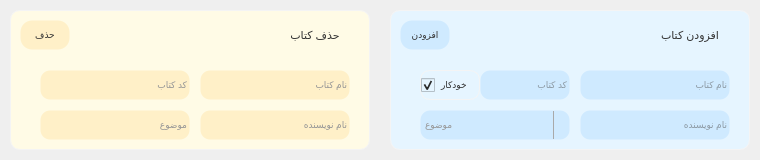
  <widget class="QFrame" name="frame_quick_acc">
   <property name="geometry">
    <rect>
     <x>20</x>
     <y>530</y>
     <width>760</width>
     <height>160</height>
    </rect>
   </property>
   <property name="styleSheet">
    <string notr="true">border-width:0px;
border-style:solid;
border-radius: 10px;
border-color: rgb(255, 255, 255);
color: rgb(50, 50, 50);</string>
   </property>
   <property name="frameShape">
    <enum>QFrame::StyledPanel</enum>
   </property>
   <property name="frameShadow">
    <enum>QFrame::Raised</enum>
   </property>
   <widget class="QFrame" name="frame_comp2">
    <property name="geometry">
     <rect>
      <x>10</x>
      <y>10</y>
      <width>360</width>
      <height>140</height>
     </rect>
    </property>
    <property name="cursor">
     <cursorShape>ArrowCursor</cursorShape>
    </property>
    <property name="styleSheet">
     <string notr="true">border-width:1px;
border-style:solid;
border-radius: 10px;
border-color: rgb(244, 244, 244);
background-color: rgb(255, 251, 230);</string>
    </property>
    <property name="frameShape">
     <enum>QFrame::NoFrame</enum>
    </property>
    <property name="frameShadow">
     <enum>QFrame::Raised</enum>
    </property>
    <widget class="QLabel" name="lbl_comp2_title">
     <property name="geometry">
      <rect>
       <x>260</x>
       <y>10</y>
       <width>90</width>
       <height>30</height>
      </rect>
     </property>
     <property name="font">
      <font>
       <pointsize>8</pointsize>
      </font>
     </property>
     <property name="styleSheet">
      <string notr="true">border-color: rgba(0, 0, 0,0);
background-color: rgba(0, 0, 0, 0);
color: rgb(50, 50, 50);</string>
     </property>
     <property name="text">
      <string>حذف کتاب</string>
     </property>
     <property name="alignment">
      <set>Qt::AlignCenter</set>
     </property>
    </widget>
    <widget class="QLabel" name="lbl_delBook_title">
     <property name="geometry">
      <rect>
       <x>190</x>
       <y>60</y>
       <width>150</width>
       <height>30</height>
      </rect>
     </property>
     <property name="font">
      <font>
       <pointsize>7</pointsize>
      </font>
     </property>
     <property name="layoutDirection">
      <enum>Qt::LeftToRight</enum>
     </property>
     <property name="styleSheet">
      <string notr="true">color: rgb(50, 50, 50);
color: rgb(150, 150, 150);
border-color: rgba(0, 0, 0, 0);
background-color: rgb(255, 240, 200);</string>
     </property>
     <property name="text">
      <string>نام کتاب</string>
     </property>
     <property name="alignment">
      <set>Qt::AlignLeading|Qt::AlignLeft|Qt::AlignVCenter</set>
     </property>
    </widget>
    <widget class="QLabel" name="lbl_delBook_author">
     <property name="geometry">
      <rect>
       <x>190</x>
       <y>100</y>
       <width>150</width>
       <height>30</height>
      </rect>
     </property>
     <property name="font">
      <font>
       <pointsize>7</pointsize>
      </font>
     </property>
     <property name="layoutDirection">
      <enum>Qt::LeftToRight</enum>
     </property>
     <property name="styleSheet">
      <string notr="true">color: rgb(50, 50, 50);
color: rgb(150, 150, 150);
border-color: rgba(0, 0, 0, 0);
background-color: rgb(255, 240, 200);</string>
     </property>
     <property name="text">
      <string>نام نویسنده</string>
     </property>
     <property name="alignment">
      <set>Qt::AlignLeading|Qt::AlignLeft|Qt::AlignVCenter</set>
     </property>
    </widget>
    <widget class="QLabel" name="lbl_delBook_category">
     <property name="geometry">
      <rect>
       <x>30</x>
       <y>100</y>
       <width>150</width>
       <height>30</height>
      </rect>
     </property>
     <property name="font">
      <font>
       <pointsize>7</pointsize>
      </font>
     </property>
     <property name="layoutDirection">
      <enum>Qt::LeftToRight</enum>
     </property>
     <property name="styleSheet">
      <string notr="true">color: rgb(50, 50, 50);
color: rgb(150, 150, 150);
border-color: rgba(0, 0, 0, 0);
background-color: rgb(255, 240, 200);</string>
     </property>
     <property name="text">
      <string>موضوع</string>
     </property>
     <property name="alignment">
      <set>Qt::AlignLeading|Qt::AlignLeft|Qt::AlignVCenter</set>
     </property>
    </widget>
    <widget class="QLabel" name="lbl_delBook_book_code">
     <property name="geometry">
      <rect>
       <x>30</x>
       <y>60</y>
       <width>150</width>
       <height>30</height>
      </rect>
     </property>
     <property name="font">
      <font>
       <pointsize>7</pointsize>
      </font>
     </property>
     <property name="layoutDirection">
      <enum>Qt::LeftToRight</enum>
     </property>
     <property name="styleSheet">
      <string notr="true">color: rgb(50, 50, 50);
color: rgb(150, 150, 150);
border-color: rgba(0, 0, 0, 0);
background-color: rgb(255, 240, 200);</string>
     </property>
     <property name="text">
      <string>کد کتاب</string>
     </property>
     <property name="alignment">
      <set>Qt::AlignLeading|Qt::AlignLeft|Qt::AlignVCenter</set>
     </property>
    </widget>
    <widget class="QPushButton" name="btn_delBook_submit">
     <property name="geometry">
      <rect>
       <x>10</x>
       <y>10</y>
       <width>50</width>
       <height>30</height>
      </rect>
     </property>
     <property name="font">
      <font>
       <pointsize>7</pointsize>
      </font>
     </property>
     <property name="cursor">
      <cursorShape>PointingHandCursor</cursorShape>
     </property>
     <property name="focusPolicy">
      <enum>Qt::NoFocus</enum>
     </property>
     <property name="styleSheet">
      <string notr="true">/*
border-width:1px;
border-style:solid;
border-radius: 12px;
border-color: rgba(244, 244, 244, 0);
background-color: rgb(225, 225, 225);
color: rgb(50, 50, 50);
*/

QPushButton {
	border-width:1px;
	border-style:solid;
	border-radius: 12px;
	border-color: rgba(244, 244, 244, 0);
	background-color: rgb(255, 240, 200);
	color: rgb(50, 50, 50);
}

QPushButton:pressed {
	background-color: rgb(173, 215, 239);
	
	background-color: rgb(246, 224, 150);
}</string>
     </property>
     <property name="text">
      <string>حذف</string>
     </property>
    </widget>
   </widget>
   <widget class="QFrame" name="frame_comp1">
    <property name="geometry">
     <rect>
      <x>390</x>
      <y>10</y>
      <width>360</width>
      <height>140</height>
     </rect>
    </property>
    <property name="cursor">
     <cursorShape>ArrowCursor</cursorShape>
    </property>
    <property name="styleSheet">
     <string notr="true">border-width:1px;
border-style:solid;
border-radius: 10px;
border-color: rgb(244, 244, 244);
background-color: rgb(230, 245, 255);</string>
    </property>
    <property name="frameShape">
     <enum>QFrame::NoFrame</enum>
    </property>
    <property name="frameShadow">
     <enum>QFrame::Raised</enum>
    </property>
    <widget class="QLabel" name="lbl_comp1_title">
     <property name="geometry">
      <rect>
       <x>250</x>
       <y>10</y>
       <width>100</width>
       <height>30</height>
      </rect>
     </property>
     <property name="font">
      <font>
       <pointsize>8</pointsize>
      </font>
     </property>
     <property name="styleSheet">
      <string notr="true">border-color: rgba(0, 0, 0,0);
background-color: rgba(0, 0, 0, 0);
color: rgb(50, 50, 50);</string>
     </property>
     <property name="text">
      <string>افزودن کتاب</string>
     </property>
     <property name="alignment">
      <set>Qt::AlignCenter</set>
     </property>
    </widget>
    <widget class="QLineEdit" name="input_bookAdd_title">
     <property name="geometry">
      <rect>
       <x>190</x>
       <y>60</y>
       <width>150</width>
       <height>30</height>
      </rect>
     </property>
     <property name="font">
      <font>
       <pointsize>7</pointsize>
      </font>
     </property>
     <property name="mouseTracking">
      <bool>true</bool>
     </property>
     <property name="focusPolicy">
      <enum>Qt::ClickFocus</enum>
     </property>
     <property name="autoFillBackground">
      <bool>false</bool>
     </property>
     <property name="styleSheet">
      <string notr="true">background-color: rgb(233, 233, 233);
color: rgb(75, 75, 75);
border-color: rgba(244, 244, 244, 0);
background-color: rgb(207, 234, 255);</string>
     </property>
     <property name="inputMethodHints">
      <set>Qt::ImhNone</set>
     </property>
     <property name="text">
      <string/>
     </property>
     <property name="frame">
      <bool>false</bool>
     </property>
     <property name="echoMode">
      <enum>QLineEdit::Normal</enum>
     </property>
     <property name="alignment">
      <set>Qt::AlignLeading|Qt::AlignLeft|Qt::AlignVCenter</set>
     </property>
     <property name="dragEnabled">
      <bool>false</bool>
     </property>
     <property name="placeholderText">
      <string>نام کتاب</string>
     </property>
     <property name="cursorMoveStyle">
      <enum>Qt::LogicalMoveStyle</enum>
     </property>
     <property name="clearButtonEnabled">
      <bool>false</bool>
     </property>
    </widget>
    <widget class="QLineEdit" name="input_bookAdd_author">
     <property name="geometry">
      <rect>
       <x>190</x>
       <y>100</y>
       <width>150</width>
       <height>30</height>
      </rect>
     </property>
     <property name="font">
      <font>
       <pointsize>7</pointsize>
      </font>
     </property>
     <property name="mouseTracking">
      <bool>true</bool>
     </property>
     <property name="focusPolicy">
      <enum>Qt::ClickFocus</enum>
     </property>
     <property name="autoFillBackground">
      <bool>false</bool>
     </property>
     <property name="styleSheet">
      <string notr="true">background-color: rgb(233, 233, 233);
color: rgb(75, 75, 75);
border-color: rgba(244, 244, 244, 0);
background-color: rgb(207, 234, 255);</string>
     </property>
     <property name="inputMethodHints">
      <set>Qt::ImhNone</set>
     </property>
     <property name="text">
      <string/>
     </property>
     <property name="frame">
      <bool>false</bool>
     </property>
     <property name="echoMode">
      <enum>QLineEdit::Normal</enum>
     </property>
     <property name="alignment">
      <set>Qt::AlignLeading|Qt::AlignLeft|Qt::AlignVCenter</set>
     </property>
     <property name="dragEnabled">
      <bool>false</bool>
     </property>
     <property name="placeholderText">
      <string>نام نویسنده</string>
     </property>
     <property name="cursorMoveStyle">
      <enum>Qt::LogicalMoveStyle</enum>
     </property>
     <property name="clearButtonEnabled">
      <bool>false</bool>
     </property>
    </widget>
    <widget class="QPushButton" name="btn_bookAdd_submit">
     <property name="geometry">
      <rect>
       <x>10</x>
       <y>10</y>
       <width>50</width>
       <height>30</height>
      </rect>
     </property>
     <property name="font">
      <font>
       <pointsize>7</pointsize>
      </font>
     </property>
     <property name="cursor">
      <cursorShape>PointingHandCursor</cursorShape>
     </property>
     <property name="focusPolicy">
      <enum>Qt::NoFocus</enum>
     </property>
     <property name="styleSheet">
      <string notr="true">/*
border-width:1px;
border-style:solid;
border-radius: 12px;
border-color: rgba(244, 244, 244, 0);
background-color: rgb(225, 225, 225);
color: rgb(50, 50, 50);
*/

QPushButton {
	border-width:1px;
	border-style:solid;
	border-radius: 12px;
	border-color: rgba(244, 244, 244, 0);
	background-color: rgb(207, 234, 255);
	color: rgb(50, 50, 50);
}

QPushButton:pressed {
	background-color: rgb(173, 215, 239);
}</string>
     </property>
     <property name="text">
      <string>افزودن</string>
     </property>
    </widget>
    <widget class="QCheckBox" name="ChBox_automatic_code">
     <property name="geometry">
      <rect>
       <x>30</x>
       <y>60</y>
       <width>60</width>
       <height>30</height>
      </rect>
     </property>
     <property name="font">
      <font>
       <pointsize>7</pointsize>
      </font>
     </property>
     <property name="cursor">
      <cursorShape>PointingHandCursor</cursorShape>
     </property>
     <property name="focusPolicy">
      <enum>Qt::TabFocus</enum>
     </property>
     <property name="layoutDirection">
      <enum>Qt::LeftToRight</enum>
     </property>
     <property name="text">
      <string>خودکار</string>
     </property>
     <property name="checked">
      <bool>true</bool>
     </property>
    </widget>
    <widget class="QLineEdit" name="input_bookAdd_book_code">
     <property name="geometry">
      <rect>
       <x>90</x>
       <y>60</y>
       <width>90</width>
       <height>30</height>
      </rect>
     </property>
     <property name="font">
      <font>
       <pointsize>7</pointsize>
      </font>
     </property>
     <property name="mouseTracking">
      <bool>true</bool>
     </property>
     <property name="focusPolicy">
      <enum>Qt::ClickFocus</enum>
     </property>
     <property name="autoFillBackground">
      <bool>false</bool>
     </property>
     <property name="styleSheet">
      <string notr="true">color: rgb(75, 75, 75);
border-color: rgba(244, 244, 244, 0);
background-color: rgb(207, 234, 255);</string>
     </property>
     <property name="inputMethodHints">
      <set>Qt::ImhNone</set>
     </property>
     <property name="text">
      <string/>
     </property>
     <property name="frame">
      <bool>false</bool>
     </property>
     <property name="echoMode">
      <enum>QLineEdit::Normal</enum>
     </property>
     <property name="alignment">
      <set>Qt::AlignLeading|Qt::AlignLeft|Qt::AlignVCenter</set>
     </property>
     <property name="dragEnabled">
      <bool>false</bool>
     </property>
     <property name="placeholderText">
      <string>کد کتاب</string>
     </property>
     <property name="cursorMoveStyle">
      <enum>Qt::LogicalMoveStyle</enum>
     </property>
     <property name="clearButtonEnabled">
      <bool>false</bool>
     </property>
    </widget>
    <widget class="QComboBox" name="ComboBox_bookAdd_category">
     <property name="geometry">
      <rect>
       <x>30</x>
       <y>100</y>
       <width>150</width>
       <height>30</height>
      </rect>
     </property>
     <property name="font">
      <font>
       <pointsize>7</pointsize>
      </font>
     </property>
     <property name="cursor">
      <cursorShape>PointingHandCursor</cursorShape>
     </property>
     <property name="focusPolicy">
      <enum>Qt::NoFocus</enum>
     </property>
     <property name="layoutDirection">
      <enum>Qt::LeftToRight</enum>
     </property>
     <property name="styleSheet">
      <string notr="true">

QComboBox {
	background-color: rgba(0,0,0,0);
	color: rgb(50, 50, 50);
	color: rgb(150, 150, 150);
	border-color: rgba(0, 0, 0, 0);
	background-color: rgb(207, 234, 255);
}

QComboBox::drop-down {
	subcontrol-origin: padding;
	subcontrol-position: top right;
	width: 15px;
	
	border-left-width: 1px;
	border-left-color: darkgray;
	border-left-style: solid; /* just a single line */
	border-top-right-radius: 25px; /* same radius as the QComboBox */
	border-bottom-right-radius: 25px;
}

/*QComboBox::drop-down {
    subcontrol-origin: padding;
    subcontrol-position: top right;
    width: 15px;

    border-left-width: 1px;
    border-left-color: darkgray;
    border-left-style: solid;
    border-top-right-radius: 3px;
    border-bottom-right-radius: 3px;
}
*/
QComboBox::down-arrow {

}
/*
QComboBox::down-arrow:on {
    top: 1px;
    left: 1px;
}
*/</string>
     </property>
     <property name="currentIndex">
      <number>0</number>
     </property>
     <property name="frame">
      <bool>true</bool>
     </property>
     <property name="modelColumn">
      <number>0</number>
     </property>
     <item>
      <property name="text">
       <string>موضوع</string>
      </property>
     </item>
     <item>
      <property name="text">
       <string>عمومی</string>
      </property>
     </item>
     <item>
      <property name="text">
       <string>فلسفه</string>
      </property>
     </item>
     <item>
      <property name="text">
       <string>دین</string>
      </property>
     </item>
     <item>
      <property name="text">
       <string>ادبیات فارسی</string>
      </property>
     </item>
     <item>
      <property name="text">
       <string>ادبیات خارجی</string>
      </property>
     </item>
     <item>
      <property name="text">
       <string>علوم طبیعی</string>
      </property>
     </item>
     <item>
      <property name="text">
       <string>علوم کاربردی</string>
      </property>
     </item>
     <item>
      <property name="text">
       <string>سرگرمی</string>
      </property>
     </item>
     <item>
      <property name="text">
       <string>تاریخ و جغرافیا</string>
      </property>
     </item>
     <item>
      <property name="text">
       <string>هنر</string>
      </property>
     </item>
    </widget>
   </widget>
  </widget>
